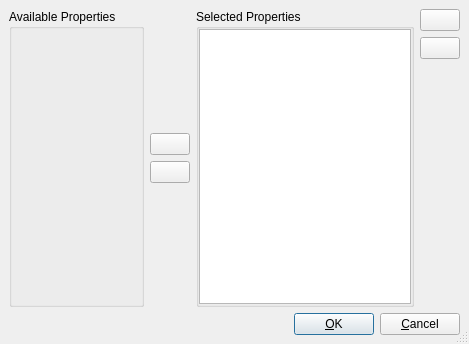
<ui version="4.0" >
 <class>Ordered_property_selector_dialog_base</class>
 <widget class="QDialog" name="Ordered_property_selector_dialog_base" >
  <property name="geometry" >
   <rect>
    <x>0</x>
    <y>0</y>
    <width>469</width>
    <height>344</height>
   </rect>
  </property>
  <property name="windowTitle" >
   <string>MyDialog</string>
  </property>
  <property name="sizeGripEnabled" >
   <bool>true</bool>
  </property>
  <layout class="QGridLayout" >
   <property name="margin" >
    <number>9</number>
   </property>
   <property name="spacing" >
    <number>6</number>
   </property>
   <item row="0" column="0" >
    <layout class="QHBoxLayout" >
     <property name="margin" >
      <number>0</number>
     </property>
     <property name="spacing" >
      <number>6</number>
     </property>
     <item>
      <widget class="QGroupBox" name="selector_box_" >
       <property name="title" >
        <string>Available Properties</string>
       </property>
      </widget>
     </item>
     <item>
      <layout class="QVBoxLayout" >
       <property name="margin" >
        <number>0</number>
       </property>
       <property name="spacing" >
        <number>6</number>
       </property>
       <item>
        <spacer>
         <property name="orientation" >
          <enum>Qt::Vertical</enum>
         </property>
         <property name="sizeType" >
          <enum>QSizePolicy::Expanding</enum>
         </property>
         <property name="sizeHint" >
          <size>
           <width>20</width>
           <height>21</height>
          </size>
         </property>
        </spacer>
       </item>
       <item>
        <widget class="QPushButton" name="left2right_button_" >
         <property name="text" >
          <string/>
         </property>
         <property name="icon" >
          <iconset resource="icons.qrc" >:/icons/icons/right.png</iconset>
         </property>
        </widget>
       </item>
       <item>
        <widget class="QPushButton" name="right2left_button_" >
         <property name="text" >
          <string/>
         </property>
         <property name="icon" >
          <iconset resource="icons.qrc" >:/icons/icons/left.png</iconset>
         </property>
        </widget>
       </item>
       <item>
        <spacer>
         <property name="orientation" >
          <enum>Qt::Vertical</enum>
         </property>
         <property name="sizeType" >
          <enum>QSizePolicy::Expanding</enum>
         </property>
         <property name="sizeHint" >
          <size>
           <width>20</width>
           <height>31</height>
          </size>
         </property>
        </spacer>
       </item>
      </layout>
     </item>
     <item>
      <widget class="QGroupBox" name="groupBox2" >
       <property name="title" >
        <string>Selected Properties</string>
       </property>
       <layout class="QVBoxLayout" >
        <property name="margin" >
         <number>0</number>
        </property>
        <property name="spacing" >
         <number>6</number>
        </property>
        <item>
         <widget class="QListWidget" name="selected_properties_" />
        </item>
       </layout>
      </widget>
     </item>
     <item>
      <layout class="QVBoxLayout" >
       <property name="margin" >
        <number>0</number>
       </property>
       <property name="spacing" >
        <number>6</number>
       </property>
       <item>
        <widget class="QPushButton" name="up_button_" >
         <property name="text" >
          <string/>
         </property>
         <property name="icon" >
          <iconset resource="icons.qrc" >:/icons/icons/up.png</iconset>
         </property>
        </widget>
       </item>
       <item>
        <widget class="QPushButton" name="down_button_" >
         <property name="text" >
          <string/>
         </property>
         <property name="icon" >
          <iconset resource="icons.qrc" >:/icons/icons/down.png</iconset>
         </property>
        </widget>
       </item>
       <item>
        <spacer>
         <property name="orientation" >
          <enum>Qt::Vertical</enum>
         </property>
         <property name="sizeType" >
          <enum>QSizePolicy::Expanding</enum>
         </property>
         <property name="sizeHint" >
          <size>
           <width>20</width>
           <height>31</height>
          </size>
         </property>
        </spacer>
       </item>
      </layout>
     </item>
    </layout>
   </item>
   <item row="1" column="0" >
    <layout class="QHBoxLayout" >
     <property name="margin" >
      <number>0</number>
     </property>
     <property name="spacing" >
      <number>6</number>
     </property>
     <item>
      <spacer>
       <property name="orientation" >
        <enum>Qt::Horizontal</enum>
       </property>
       <property name="sizeType" >
        <enum>QSizePolicy::Expanding</enum>
       </property>
       <property name="sizeHint" >
        <size>
         <width>20</width>
         <height>20</height>
        </size>
       </property>
      </spacer>
     </item>
     <item>
      <widget class="QPushButton" name="ok_button_" >
       <property name="text" >
        <string>&amp;OK</string>
       </property>
       <property name="shortcut" >
        <string/>
       </property>
       <property name="autoDefault" >
        <bool>true</bool>
       </property>
       <property name="default" >
        <bool>true</bool>
       </property>
      </widget>
     </item>
     <item>
      <widget class="QPushButton" name="cancel_button_" >
       <property name="text" >
        <string>&amp;Cancel</string>
       </property>
       <property name="shortcut" >
        <string/>
       </property>
       <property name="autoDefault" >
        <bool>true</bool>
       </property>
      </widget>
     </item>
    </layout>
   </item>
  </layout>
 </widget>
 <layoutdefault spacing="6" margin="11" />
 <resources>
  <include location="icons.qrc" />
 </resources>
 <connections>
  <connection>
   <sender>ok_button_</sender>
   <signal>clicked()</signal>
   <receiver>Ordered_property_selector_dialog_base</receiver>
   <slot>accept()</slot>
   <hints>
    <hint type="sourcelabel" >
     <x>20</x>
     <y>20</y>
    </hint>
    <hint type="destinationlabel" >
     <x>20</x>
     <y>20</y>
    </hint>
   </hints>
  </connection>
  <connection>
   <sender>cancel_button_</sender>
   <signal>clicked()</signal>
   <receiver>Ordered_property_selector_dialog_base</receiver>
   <slot>reject()</slot>
   <hints>
    <hint type="sourcelabel" >
     <x>20</x>
     <y>20</y>
    </hint>
    <hint type="destinationlabel" >
     <x>20</x>
     <y>20</y>
    </hint>
   </hints>
  </connection>
 </connections>
</ui>
